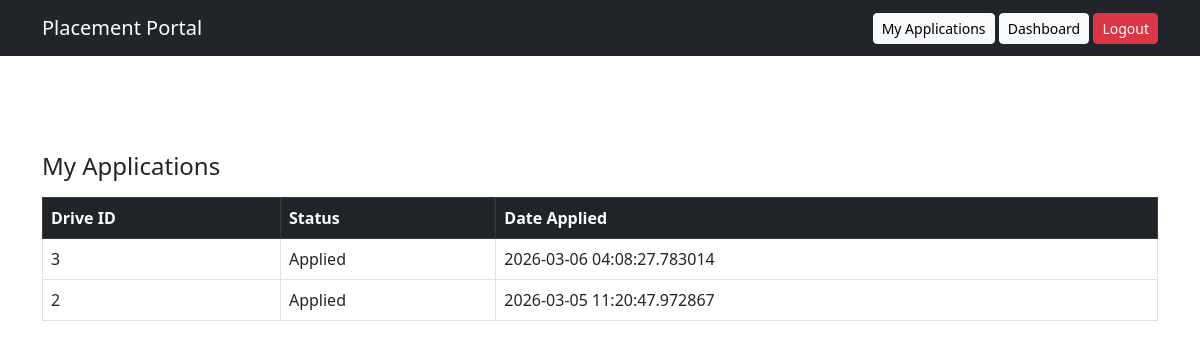
Page /my_applications (signed in) on the committed database.
### controllers.py (models this page shows)
class Application(db.Model):
    id = db.Column(db.Integer, primary_key=True)
    student_id = db.Column(db.Integer, db.ForeignKey("user.id"))
    drive_id = db.Column(db.Integer, db.ForeignKey("drive.id"))
    date_applied = db.Column(db.DateTime, default=datetime.utcnow)
    status = db.Column(db.String(20), default="Applied")

### app.py (the view)
@app.route("/my_applications")
@login_required
def my_applications():
    if getattr(current_user, "role", None) != "student":
        return redirect(url_for("dashboard"))
    applications = Application.query.filter_by(student_id=current_user.id).order_by(Application.date_applied.desc()).all()
    return render_template("student_applications.html", applications=applications)

### app.py (called while the page is built)
@login_manager.user_loader
def load_user(user_id):
    if user_id.startswith("user_"):
        return User.query.get(int(user_id.split("_")[1]))
    elif user_id.startswith("company_"):
        return Company.query.get(int(user_id.split("_")[1]))
    return None

### templates/student_applications.html
{% extends "layout.html" %}
{% block content %}
<h4>My Applications</h4>
<table class="table table-bordered mt-3">
    <thead class="table-dark">
        <tr>
            <th>Drive ID</th>
            <th>Status</th>
            <th>Date Applied</th>
        </tr>
    </thead>
    <tbody>
        {% for app in applications %}
        <tr>
            <td>{{ app.drive_id }}</td>
            <td>{{ app.status }}</td>
            <td>{{ app.date_applied }}</td>
        </tr>
        {% endfor %}
    </tbody>
</table>
{% endblock %}

### rows in the picture
Application: drive_id "3", status "Applied", date_applied "2026-03-06 04:08:27.783014"
Application: drive_id "2", status "Applied", date_applied "2026-03-05 11:20:47.972867"
